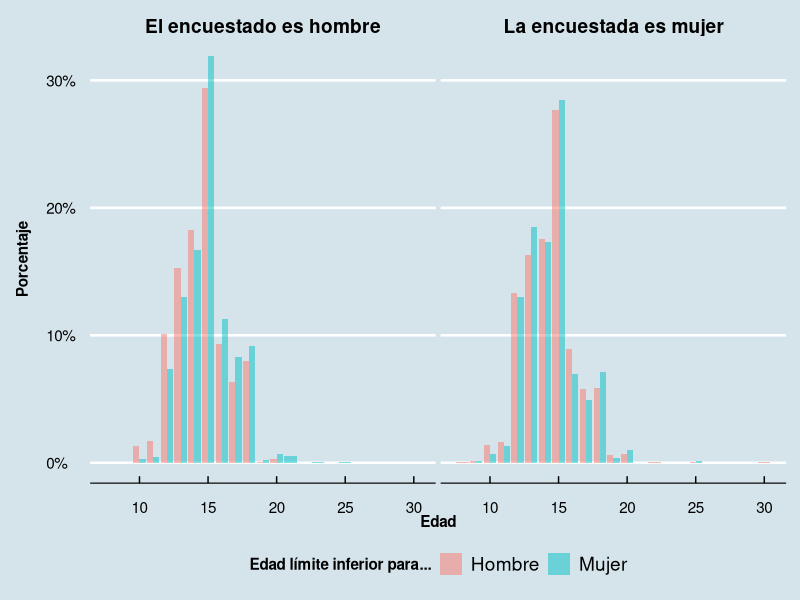
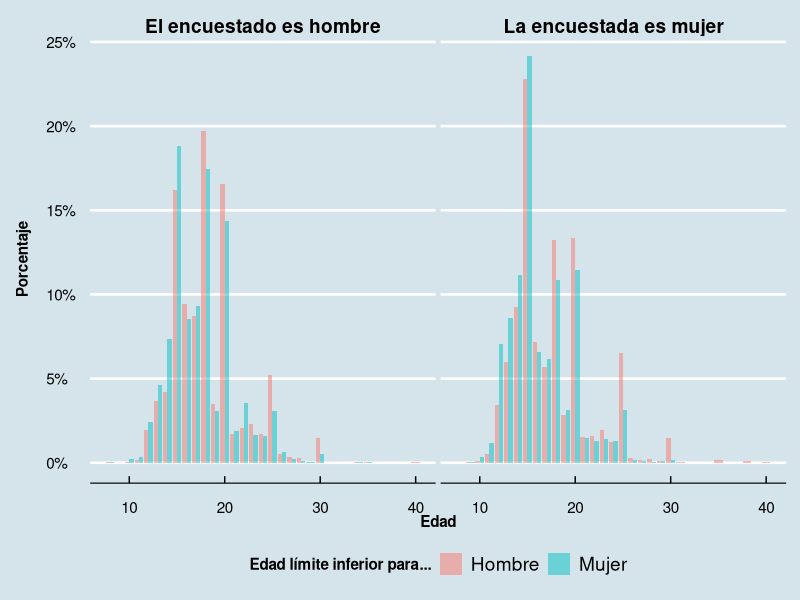
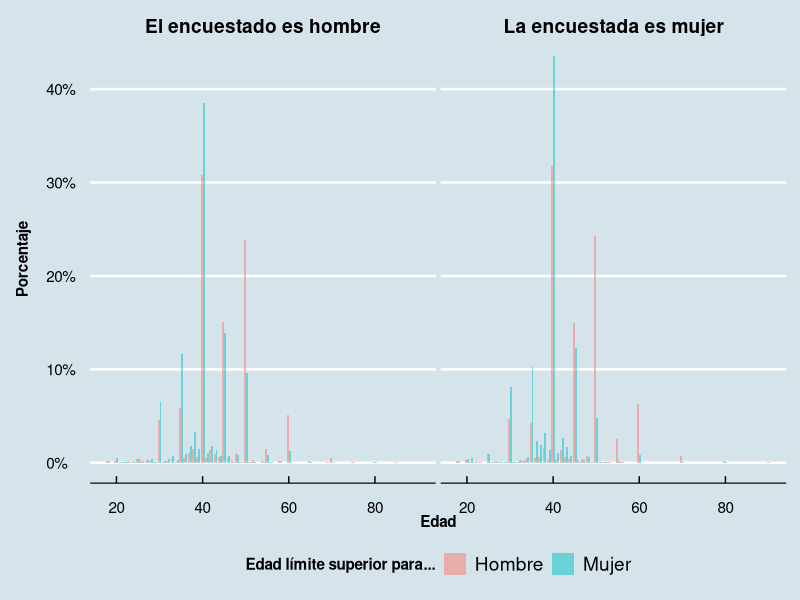
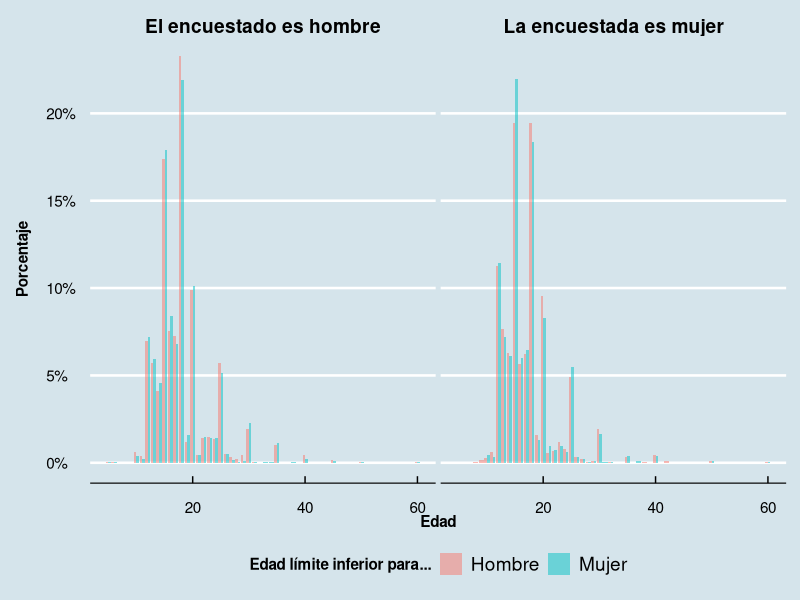
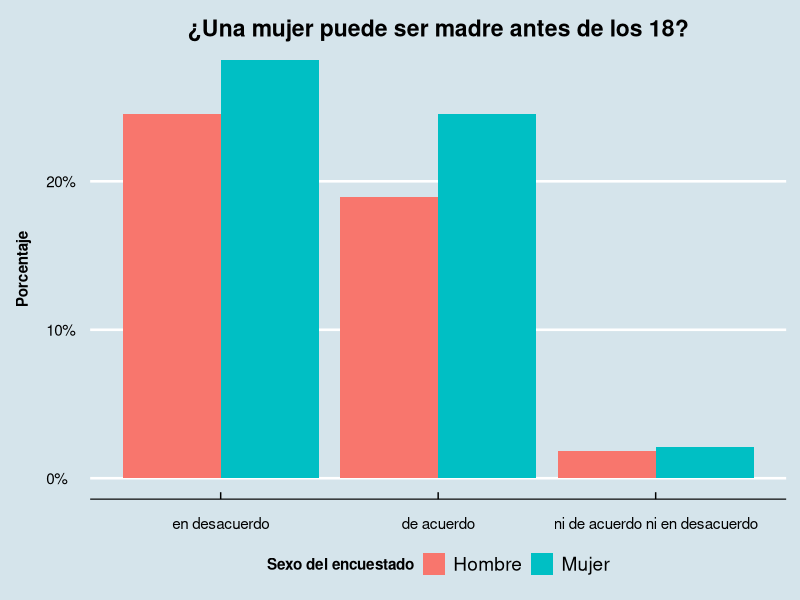

These figures' R source, in order:
#=============#
#### ENCoR ####
#=============#

# library(survey)
library(tidyverse)

# Carga datos -------------------------------------------------------------
encor <- haven::read_sav(file = "DataBases/ENCoR/Base ENCoR terceros.sav")


# Genera objeto survey ----------------------------------------------------
# ps <- survey::svydesign(
#    ids = ~1,
#    weights = ~peso,
#    data = encor
# )

# summary(ps)

# survey::svymean(
#    x = encor$ina48_1,
#    design = ps,
#    na.rm = TRUE
# )

# survey::svymean(
#    x = encor$ina44_1,
#    design = ps,
#    na.rm = TRUE
# )


# Plots -------------------------------------------------------------------
ggplot_bars_sex_questions <- function(hombre, mujer) {

   legend_title <- dplyr::case_when(
      hombre == "ina48_1" ~ "Edad límite inferior para...",
      hombre == "ina49_1" ~ "Edad límite inferior para...",
      hombre == "ina50_1" ~ "Edad límite superior para...",
      hombre == "ina51_1" ~ "Edad límite inferior para..."
   )

   encor %>%
      select(
         sexo,
         !!rlang::sym(mujer),
         !!rlang::sym(hombre),
         peso
      ) %>%
      gather(
         key = pregunta,
         value = edad,
         -sexo,
         -peso
      ) %>%
      mutate(
         pregunta = case_when(
            pregunta == mujer ~ "Mujer",
            pregunta == hombre ~ "Hombre",
         ),
         sexo = as_factor(sexo),
         sexo = forcats::fct_recode(
            .f = sexo,
            "La encuestada es mujer" = "mujer",
            "El encuestado es hombre" = "hombre"
         )
      ) %>%
      ggplot() +
      geom_bar(
         aes(x = edad, y = ..prop.., fill = pregunta, weight = peso),
         alpha = 1/2,
         position = "dodge"
      ) +
      facet_wrap(
         facets = ~sexo
      ) +
      labs(
         x = "Edad",
         y = "Porcentaje\n",
         fill = legend_title
      ) +
      scale_y_continuous(
         labels = scales::percent_format(accuracy = 1)
         ) +
      ggthemes::theme_economist() +
      theme(
         legend.position = "bottom",
         axis.title = element_text(face = "bold"),
         strip.text = element_text(face = "bold"),
         legend.title = element_text(face = "bold")
      )

}


# Edad límite inferior para iniciación sexual --------------------------------------
ggplot_bars_sex_questions(
   hombre = "ina48_1",
   mujer = "ina44_1"
)


# Edad límite inferior para tener hijos -----------------------------------
ggplot_bars_sex_questions(
   hombre = "ina49_1",
   mujer = "ina45_1"
)

# Edad límite superior para tener hijos -----------------------------------
ggplot_bars_sex_questions(
   hombre = "ina50_1",
   mujer = "ina46_1"
)

# Edad límite inferior para abandonar estudios -----------------------------------
ggplot_bars_sex_questions(
   hombre = "ina51_1",
   mujer = "ina47_1"
)


# Edad materinidad --------------------------------------------------------
encor %>%
   select(
      sexo,
      ina52_1,
      peso
   ) %>%
   group_by(
      sexo,
      ina52_1
   ) %>%
   summarise(
      cantidad = sum(peso)
   ) %>%
   ungroup() %>%
   mutate(
      proporcion = cantidad / sum(cantidad),
      ina52_1 = as_factor(ina52_1),
      ina52_1 = fct_relevel(
         .f = ina52_1,
         "en desacuerdo",
         "de acuerdo"
      ),
      sexo = as_factor(sexo),
      sexo = fct_recode(
         .f = sexo,
         "Mujer" = "mujer",
         "Hombre" = "hombre"
      )
   ) %>%
   ggplot() +
   geom_col(
      aes(x = ina52_1, y = proporcion, fill = sexo),
      position = "dodge"
   ) +
   labs(
      title = "¿Una mujer puede ser madre antes de los 18?",
      x = NULL,
      y = "Porcentaje\n",
      fill = "Sexo del encuestado"
   ) +
   scale_y_continuous(
      labels = scales::percent_format(accuracy = 1)
      ) +
   ggthemes::theme_economist() +
   theme(
      legend.position = "bottom",
      axis.title = element_text(face = "bold"),
      strip.text = element_text(face = "bold"),
      legend.title = element_text(face = "bold"),
      plot.title = element_text(hjust = 0.5)
   )

#===============#
#### THE END ####
#===============#